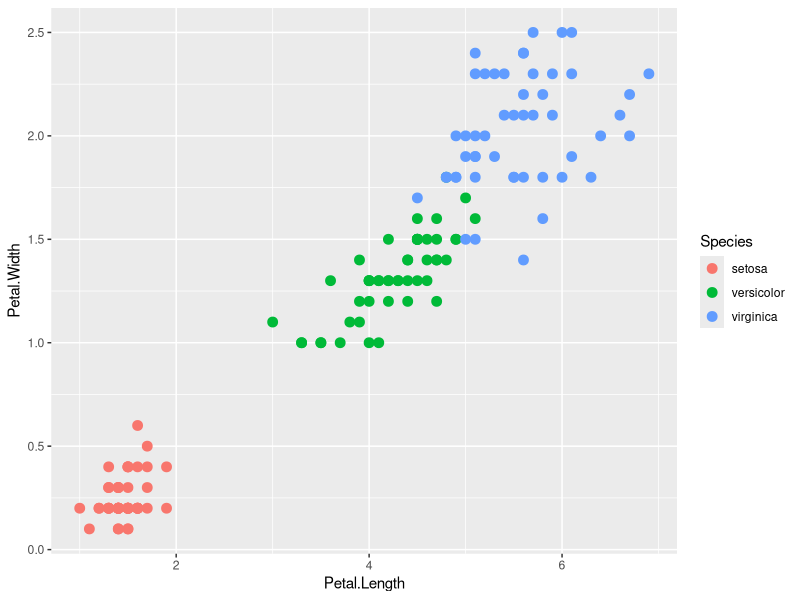
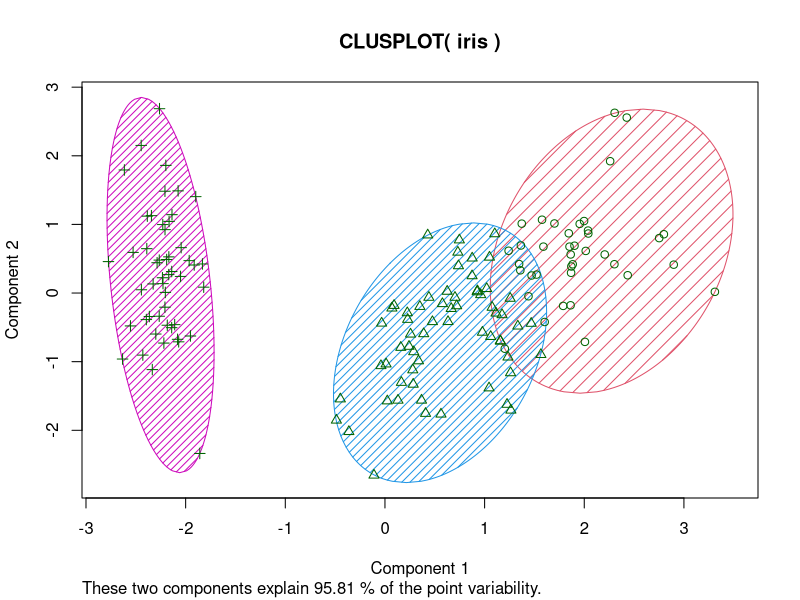

The R script that drew these images, in order:
# Solução Lista de Exercícios - Capítulo 12

# Obs: Caso tenha problemas com a acentuação, consulte este link:
# https://support.rstudio.com/hc/en-us/articles/200532197-Character-Encoding

# Configurando o diretório de trabalho
# Coloque entre aspas o diretório de trabalho que você está usando no seu computador
# Não use diretórios com espaço no nome
setwd("C:/Users/erick/OneDrive/Área de Trabalho/Programação/Big Data Analytcs com R e Azure/cap12")
getwd()

# Usaremos o dataset iris neste exemplo
# O dataset iris possui observações de 3 especies de flores (Iris setosa, Iris virginica e Iris versocolor)
# Para cada flor, 4 medidas sao usadas: 
# comprimento (length) e largura (width) do caule (sepal) e comprimento e largura da petala (petal)
library(datasets)
head(iris)

# Análise exploratoria de dados com ggplot2
library(ggplot2)
library(dplyr)

# Veja que os dados claramente possui grupos com caracteristcas similares
ggplot(iris, aes(Petal.Length, Petal.Width, color = Species)) + geom_point(size = 3)

# Agora usarmeos o K-Means para tentar agrupar os dados em clusters
set.seed(101)
help(kmeans)


# Exercício 1 - Usando a função kmeans(), crie um modelo de clustering (aprendizagem não supervisionada). Use a documentação, para fazer sua pesquisa.
# Neste caso, ja sabemos quantos grupos (clusters) existem em nossos dados (3)
# Perceba que o dataset iris possui 5 colunas, mas estamos usando as 4 primeiras

iris <- iris %>% select(1:4)
View(iris)

irisCluster <- kmeans(iris, centers = 3, iter.max = 10, nstart = 1,
       algorithm = c("Hartigan-Wong", "Lloyd", "Forgy",
                     "MacQueen"), trace=FALSE)


# Obtendo informação sobre os clusters
# Foram criados 3 clusters: cluster 1, 2 e 3
# Perceba que apesar o algoritmo ter feito a divisão dos dados em clusters, houve problema em dividir alguns dos dados, 
# que apesar de terem caracteristicas diferentes, ficaram no mesmo cluster


# Visualizando os clusters
install.packages("cluster")
library(cluster)
help(clusplot)

# Plot
clusplot(iris, irisCluster$cluster, color = TRUE, shade = TRUE, labels = 0, lines = 0, )




